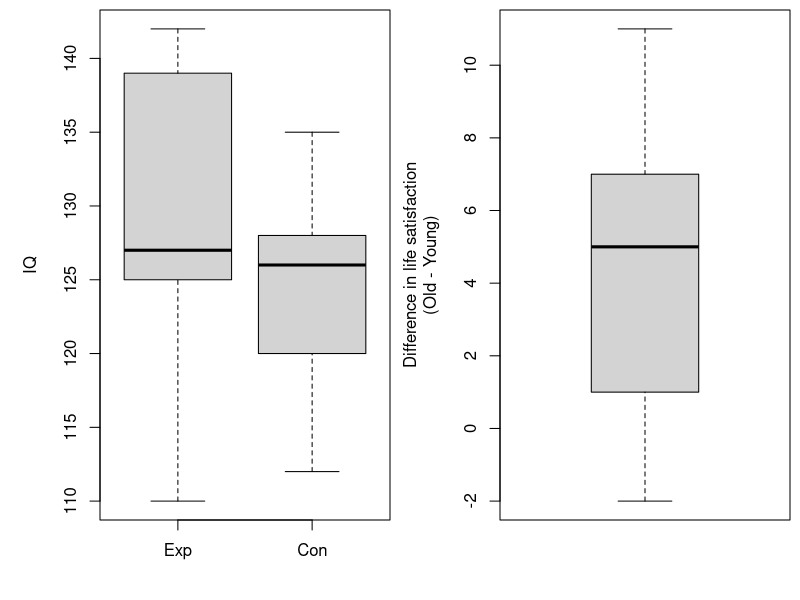
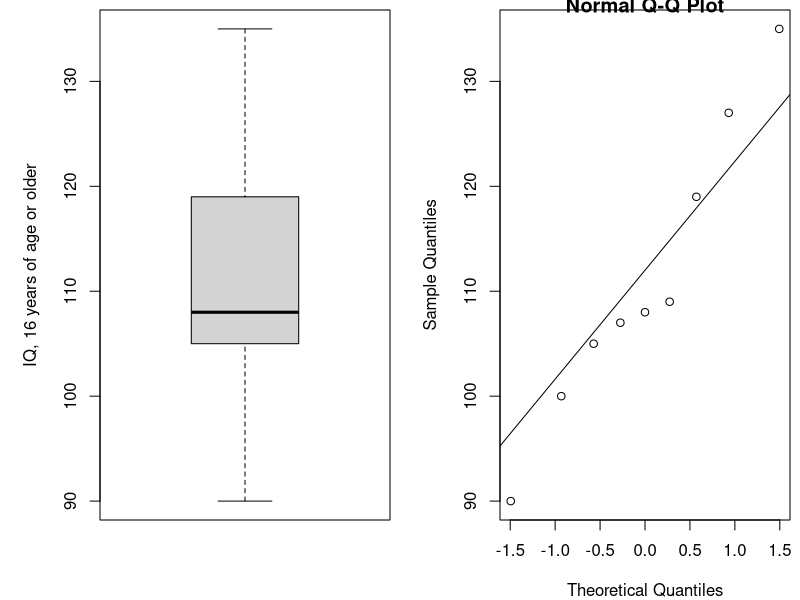

The R script that drew these images, in order: (Note: this script raises an error after producing the figures.)
## ---- chunk 1
knitr::opts_chunk$set(echo = TRUE)
library(dplyr)
library(tidyr)
library(tidyverse)
## ---- chunk 2
Exp = c(110,125,139,142,127)
Con = c(112,120,128,135,126)
diff = Exp - Con
diff 
(mu = mean(diff))

# give ranks to the differences
rank(abs(diff),
     ties.method ="min")
## ---- chunk 3
# Quick visualisation using base R (not ggplot)
par(mfrow = c(1,2), mar = c(4,5,0.5,0.5))
boxplot(Exp, Con, names = c('Exp', 'Con'), ylab = "IQ")
boxplot(Exp - Con, ylab = 'Difference in life satisfaction\n(Old - Young)')
## ---- chunk 4
sum_R = 5*(5+1)/4
# two groups:
sum_exp_pr_group = sum_R/2 # E(W^+)

## ---- chunk 5
iq = c(100,90,135,108,107,119,127,109,105)

mu_obs = mean(iq)

diff_from_107 = 107 - iq
## ---- chunk 6
par(mfrow = c(1,2))
boxplot(iq, ylab = 'IQ, 16 years of age or older')
qqnorm(iq)
qqline(iq)
## ---- chunk 7
wilcox.test(iq,mu=107, alternative="greater", correct=FALSE)
## ---- chunk 8
A = c(12, 16, 16, 12, 10)
B = c(30, 12, 24, 32, 24)
dat = data.frame(
  yield = c(A, B),
  method = c(rep("A", length(A)),
             rep("B", length(B)))
)

library(ggplot2)
ggplot(wdat, aes(x = method, y = weight)) + 
  geom_boxplot() + 
  geom_point(size = 4, colour = "blue")
## ---- chunk 9
wdat = wdat |> mutate(rank = rank(weight))
wdat
## ---- chunk 10
w_X = wdat |> 
  filter(method == "X") |> 
  pull(rank) |> 
  sum()
w_X

sum_wdat = wdat |>
  group_by(method) |> 
  summarise(n = n(),
            w = sum(rank))
sum_wdat
## ---- chunk 11
n_X = sum_wdat |> 
  filter(method == "X") |> 
  pull(n)
n_Y = sum_wdat |> 
  filter(method == "Y") |>
  pull(n)
# using the sums of the X sample
w_X = sum_wdat |> 
  filter(method == "X") |> 
  pull(w)
ew_X = n_X * (n_X + n_Y + 1)/2 
minw_X = n_X * (n_X + 1)/2 

# check what the expected value is
ew_X # = 27.5
# and 
minw_X # = 15
## ---- chunk 12
# w_X : obs w_x
c(minw_X, w_X, ew_X) # w_A > ew_A

# looking in the upper tail, so use lower.tail = FALSE
2 * pwilcox(w_X - minw_X - 1, n_X, n_Y, lower.tail = FALSE)
## ---- chunk 13
sum_wdat
# using the sums of the B sample
w_Y = sum_wdat |> 
  filter(method == "Y") |> 
  pull(w)
ew_Y = n_Y * (n_Y + n_X + 1)/2 
minw_Y = n_Y * (n_Y + 1)/2 
c(minw_Y, w_Y, ew_Y)
# now looking in the lower tail
2 * pwilcox(w_Y - minw_Y, n_Y, n_X)

## ---- chunk 14
T = c(78, 64, 75, 45, 82)
C = c(110, 70, 53, 51)

data.frame(x = 0:10, 
           p = round(pwilcox(0:10, m = 4, n = 5), 4)) # probability
## ---- chunk 15
(mu_T = mean(T))
(mu_C = mean(C))
diff = mu_T-mu_C
diff 
## ---- chunk 16
# Perform Wilcoxon rank-sum test
wilcox.test(T, C, exact = FALSE)
## ---- chunk 17
A = c(78, 64, 75, 45, 82)     # n_A = 5
B = c(110, 70, 53, 51)        # n_B = 4
# Then N = 9 
dat = data.frame(
  yield = c(A, B),
  method = c(rep("A", length(A)),
             rep("B", length(B)))
)

dat = dat |> mutate(rank = rank(yield))
dat
## ---- chunk 18

## ---- chunk 19
w_A = dat |> 
  filter(method == "A") |> 
  pull(rank) |> 
  sum()

sum_dat = dat |>
  group_by(method) |> 
  summarise(n = n(),
            w = sum(rank))
sum_dat
## ---- chunk 20
n_A = sum_dat |> 
  filter(method == "A") |> 
  pull(n)
n_B = sum_dat |> 
  filter(method == "B") |>
  pull(n)

# using the sums of the A sample
w_A = sum_dat |> 
  filter(method == "A") |> 
  pull(w)
ew_A = n_A * (n_A + n_B + 1)/2 
minw_A = n_A * (n_A + 1)/2  # the other group

# check what the expected value is
ew_A # = 25
# and 
minw_A # = 15

c(minw_A, w_A, ew_A) # w_A > ew_A
